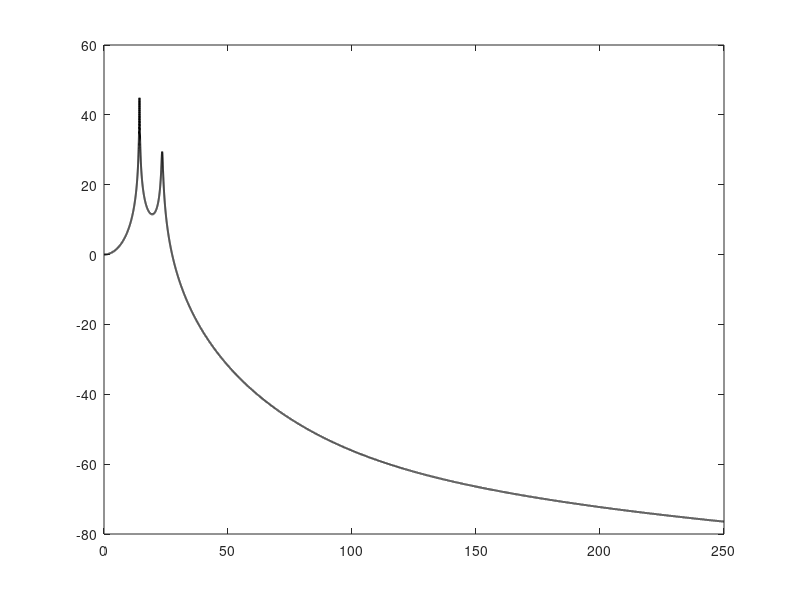

Write MATLAB code to recreate this figure. (Note: this script raises an error after producing the figure.)
% ---------- Parameters ---------------------------------------------------
m1 = 0.004;     % kg
m2 = 0.016;     % kg
k1 = 53;        % N/m
k2 = 212;       % N/m
c1 = 0.01;      % N*s/m
c2 = 0.01;      % N*s/m

fmax = 250;            % max frequency [Hz] (set 250 or 1500 to match figure)
Npts = 30000;           % frequency samples
f = linspace(0, fmax, Npts);
omega = 2*pi*f;         % angular frequency ω [rad/s]

%% ---------- Definitions (as in the paper "Where:") ----------------------
mu     = m1/m2;                      % μ = m1/m2
omega1 = sqrt(k1/m1);                % ω1^2 = k1/m1  -> ω1
omega2 = sqrt(k2/m2);                % ω2^2 = k2/m2  -> ω2
alpha  = omega2/omega1;              % α = ω2/ω1
zeta1  = c1/(2*sqrt(k1*m1));         % ζ1 = c1 / (2√(k1 m1))
zeta2  = c2/(2*sqrt(k2*m2));         % ζ2 = c2 / (2√(k2 m2))
wbar1  = omega/omega1;               % \bar{ω}_1 = ω / ω1

%% ---------- Eq.(6): A, B, and T_D --------------------------------------
A = wbar1.^4 ...
  - wbar1.^2 .* (alpha.^2 + 4*zeta1*zeta2*alpha + mu + 1) ...
  + alpha.^2;

B = wbar1.^3 .* (2*zeta2*alpha + 2*zeta1*mu + 2*zeta1) ...
  - wbar1 .* (2*zeta1*alpha.^2 + 2*zeta2*alpha);

num1 = (alpha.^2 - 4*zeta1*zeta2*alpha .* wbar1.^2).^2;
num2 = (wbar1.^2 .* (2*zeta1*alpha.^2 + 2*zeta2*alpha)).^2;
den  = A.^2 + B.^2;

T_D = sqrt(num1 + num2) ./ sqrt(den);      % linear magnitude
T_D_dB = 20*log10(T_D + eps);               % dB (avoid -Inf at exact zeros)

%% ---------- Plot (paper-like style) -------------------------------------
fig = figure('Color','w');
ax  = axes(fig);

plot(f, T_D_dB, 'k', 'LineWidth', 1.4); hold on;

% Light dotted grid like the article
ax.FontName = 'Times New Roman';
ax.FontSize = 12;
ax.LineWidth = 1;
grid(ax, 'on');
ax.GridLineStyle = ':';                 % dotted grid
ax.MinorGridLineStyle = ':';           
ax.GridColor = [0 0 0];                 % grey-ish via alpha
ax.GridAlpha = 0.15;                    % lighter grid
ax.MinorGridAlpha = 0.10;
ax.XMinorGrid = 'off';
ax.YMinorGrid = 'off';

xlim([0 fmax]);
xlabel('Vibration Frequency (Hz)', 'FontSize', 13);
ylabel('Transmissibility (dB)', 'FontSize', 13);
title('Transmissibility', 'FontSize', 13);

%% ---------- Mark resonance peaks (two dominant maxima) ------------------
% Detect peaks on the dB curve (tune prominence slightly if needed)
[pk, locIdx] = findpeaks(T_D_dB, 'MinPeakProminence', 3, 'MinPeakDistance', round(Npts*0.005));
f_peaks = f(locIdx);
pk_vals = pk;

% Keep the first two strongest peaks (typical for a 2-DOF isolator)
if numel(pk_vals) >= 2
    [~, order] = sort(pk_vals, 'descend');
    sel = sort(order(1:2)); % keep index in ascending frequency order
    f_peaks = f_peaks(sel);
    pk_vals = pk_vals(sel);
end

% Plot dots and vertical dotted lines + labels
for i = 1:numel(f_peaks)
    plot(f_peaks(i), pk_vals(i), 'ko', 'MarkerFaceColor','k', 'MarkerSize', 4);
    xline(f_peaks(i), ':k', 'LineWidth', 1);            % vertical dotted line
    text(f_peaks(i)+8, pk_vals(i), sprintf('%.1f Hz', f_peaks(i)), ...
        'FontSize', 10, 'Color', 'k');
end

% Optional: tighten y-limits a bit but leave headroom
yl = ylim;
ylim([yl(1), max( pk_vals(~isnan(pk_vals)) ) + 5]);

disp('Done: paper-style Transmissibility (dB) vs Vibration Frequency (Hz).');

%% Natural frequencies (undamped resonances)
omega_n = sqrt( ...
    (m2*k1 + m1*(k1 + k2) + [-1 1] .* ...
    sqrt((m2*k1 + m1*(k1 + k2))^2 - 4*m1*m2*k1*k2)) ...
    ./ (2*m1*m2) );

f_n = omega_n / (2*pi);   % convert to Hz

fprintf('Resonant frequencies (undamped): f1 = %.2f Hz, f2 = %.2f Hz\n', f_n(1), f_n(2));
